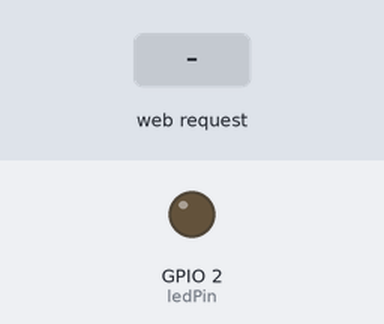
This sketch was run on a simulated ESP32. On the bench: output pins drawn as LEDs (lit = HIGH). Inputs (shaded band) come from the test bench. WiFi joins after 1.5 s; servers stay silent unless stated; what the sketch prints to the serial monitor is not drawn.

Above: at 2.7 s.
2.8 s: HTTP request GET /led/on received
At 3.8 s:
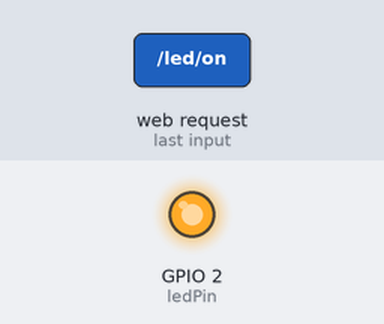
4.3 s: HTTP request GET /led/off received
At 5.0 s:
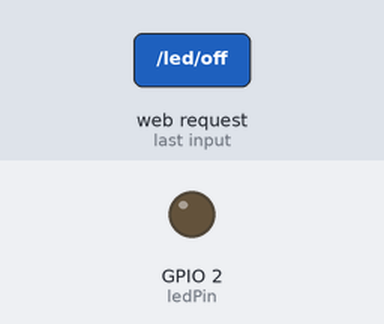
Timing chart, 0 to 7.3 s (numbered marks = the images above; inputs shaded):
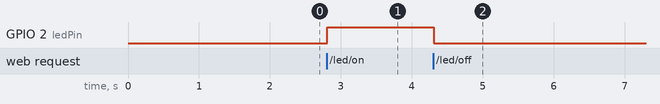

The sketch:

ESP32.ino
```cpp
#include <WiFi.h> // Descargamos y incluimos la librería para conectarse a redes WiFi en la ESP-32
// esta libreria no es externa, la trae por defecto el programa

// Vamos a añadir la red en la que queremos conectar usando las credenciales
// Esto con una constante ya que el valor no cambie y es buena práctica
const char* ssid = "hola"; // Nombre de tu red WiFi
const char* password = "120912091209"; // Contraseña de tu red WiFi

const int ledPin = 2; // Pin donde está conectado el LED GPIO2 del ESP32 que está integrado en la placa

WiFiServer server(80); // Crea un servidor gracias a la libreria en el puerto HTTP por defecto (80)


String header; // Para almacenar la petición HTTP del cliente
String ledState = "off"; // Estado actual del LED sera apagado (off)


void setup() {
  Serial.begin(9600); // Inicia la comunicación por el monitor serial como lo hicimos anteriormente

  // Configura el pin del LED como salida y lo apaga inicialmente
  pinMode(ledPin, OUTPUT);
  digitalWrite(ledPin, LOW);

  // Conexión a la red WiFi
  Serial.println("Conectando a WiFi..."); // damos el mensaje de ejecució del programa y mandamos el nombre y contraseña con el uso de la libreria
  WiFi.begin(ssid, password); // Aquí inicia la conexión con los datos de las variables
  while (WiFi.status() != WL_CONNECTED) //Creamos un ciclo para verificar la conexion, ya que puede demorarse un poco
  {
    delay(500);
    Serial.print("."); // Imprime puntos mientras intenta conectarse
  }

  // Si nos da error probablemente estamos colocando mal la contraseña o el nombre
  Serial.println(""); // damos un salto de línea para organizar la informacion
  Serial.println("Conectado a WiFi"); //mensaje de confirmacion
  Serial.println(WiFi.localIP()); //el localIP manda la IP donde se alojo nuestro programa o servidor Web
  server.begin(); //Luego de conectar y mostar la Ip, iniciamos el servidor
}

void loop() {
  WiFiClient client = server.available(); //verifica si un usuario se conectó e interactuó con el servidor

  if (client) { // Si hay un usuario conectado se inicia la siguiente secuencia, solo si hay un navegador conectado
    Serial.println("Nuevo usuario."); // damos un aviso de que entro el usuario
    String currentLine = ""; // Línea actual de datos recibidos del usuario

    while (client.connected()) { // Mientras el usuario esté conectado, seguira leyendo datos

      if (client.available()) { // Si hay datos disponibles en la web
        char c = client.read(); // se Lee carácter a carácter luego
        Serial.write(c); // los mprimimos por el monitor serie para luego
        header += c; // Acumularlo en la variable 'header' que  almacenar la petición HTTP del usuario

        // Si se detecta el fin de línea en el servidor
        if (c == '\n') {
          // Si la línea actual está vacía, es el fin del header HTTP
          if (currentLine.length() == 0) {
            // Enviar cabecera de respuesta HTTP al navegador
            client.println("HTTP/1.1 200 OK");
            client.println("Content-type:text/html");
            client.println("Connection: close");
            client.println();

            // Acciones según la petición del cliente
            if (header.indexOf("GET /led/on") >= 0) {
              Serial.println("LED ON");
              ledState = "on";
              digitalWrite(ledPin, HIGH); // Enciende el LED
            } else if (header.indexOf("GET /led/off") >= 0) {
              Serial.println("LED OFF");
              ledState = "off";
              digitalWrite(ledPin, LOW); // Apaga el LED
            }

            // Página web HTML enviada al cliente
            client.println("<!DOCTYPE html><html>");
            client.println("<head><meta name=\"viewport\" content=\"width=device-width, initial-scale=1\">");
            client.println("<style>body{font-family:Arial;text-align:center;}button{padding:20px 40px;margin:20px;font-size:24px;}</style></head>");
            client.println("<body><h1>Control LED ESP32</h1>");

            // Muestra el estado del LED
            client.println("<p>Estado LED: " + ledState + "</p>");

            // Muestra botón según el estado actual
            if (ledState == "off") {
              client.println("<a href=\"/led/on\"><button>ENCENDER</button></a>");
            } else {
              client.println("<a href=\"/led/off\"><button>APAGAR</button></a>");
            }

            client.println("</body></html>"); // Cierra el HTML

            client.println(); // Línea en blanco final de la respuesta
            break; // Sale del bucle porque ya terminó la respuesta
          } else {
            currentLine = ""; // Reinicia la línea actual
          }
        } else if (c != '\r') {
          currentLine += c; // Acumula caracteres que no sean retorno de carro
        }
      }
    }

    // Limpia y desconecta al cliente después de atenderlo
    header = "";
    client.stop();
    Serial.println("Cliente desconectado.");
  }
}
```

Measured:
- after the input at 2.8 s, GPIO 2 (ledPin): LOW → HIGH at once
- after the input at 4.3 s, GPIO 2 (ledPin): HIGH → LOW at once
